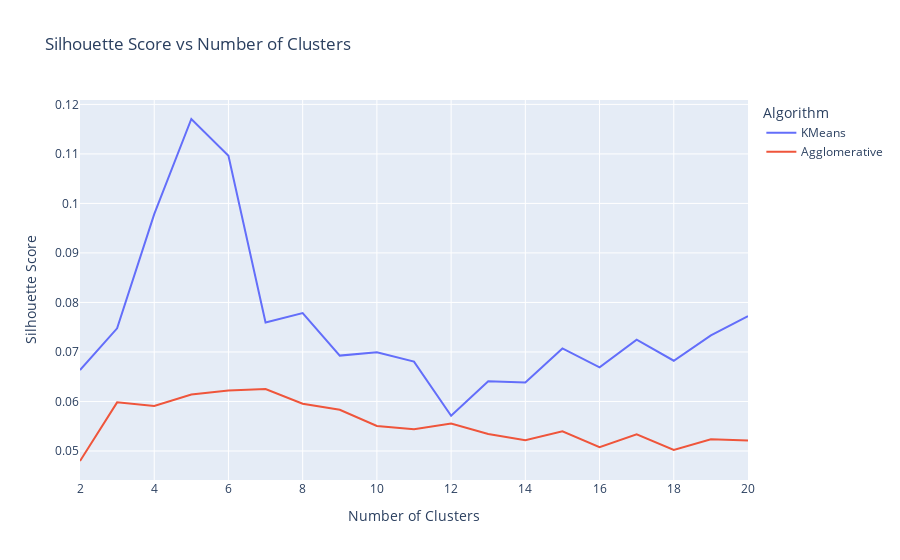
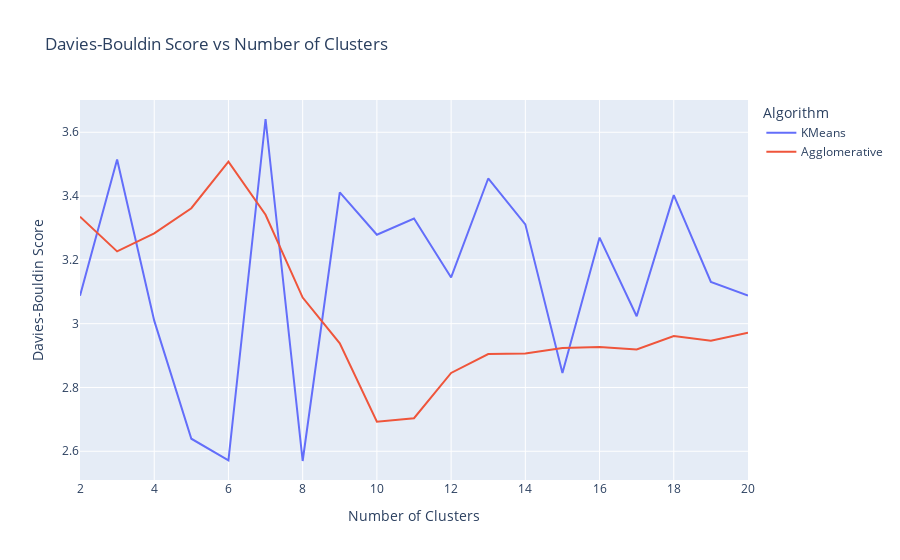

Here is the notebook cell these charts were saved with, in order:
### Code cell
# Create lists to store the results for both clustering algorithms and metrics
silhouette_results = []
davies_bouldin_results = []
cluster_numbers = []

# Number of clusters to test (from 2 to 10 for example)
cluster_range = range(2, 21)

# Loop through both KMeans and Agglomerative Clustering
for algorithm in ['KMeans', 'Agglomerative']:
    for n_clusters in cluster_range:
        
        # Fit the selected clustering algorithm
        if algorithm == 'KMeans':
            model = KMeans(n_clusters=n_clusters)
        elif algorithm == 'Agglomerative':
            model = AgglomerativeClustering(n_clusters=n_clusters)
        
        # Fit the model to the PCA data (assumed PCA data in df_pca)
        model.fit(df_pca_40)
        
        # Get the predicted labels (clusters)
        labels = model.labels_
        
        # Compute the evaluation metrics
        silhouette = silhouette_score(df_pca_40, labels)
        davies_bouldin = davies_bouldin_score(df_pca_40, labels)
        
        # Store the results for plotting
        silhouette_results.append(silhouette)
        davies_bouldin_results.append(davies_bouldin)
        cluster_numbers.append(n_clusters)

# Create a DataFrame for the results
results_df = pd.DataFrame({
    'Cluster Number': cluster_numbers,
    'Silhouette Score': silhouette_results,
    'Davies-Bouldin Score': davies_bouldin_results,
    'Algorithm': ['KMeans']*len(cluster_range) + ['Agglomerative']*len(cluster_range)
})

# Plotting the results using Plotly Express
fig = px.line(results_df, x='Cluster Number', y='Silhouette Score', color='Algorithm', 
              title="Silhouette Score vs Number of Clusters", labels={'Silhouette Score': 'Silhouette Score', 'Cluster Number': 'Number of Clusters'})

fig.show()

# Plotting the Davies-Bouldin Score using Plotly Express
fig2 = px.line(results_df, x='Cluster Number', y='Davies-Bouldin Score', color='Algorithm', 
               title="Davies-Bouldin Score vs Number of Clusters", labels={'Davies-Bouldin Score': 'Davies-Bouldin Score', 'Cluster Number': 'Number of Clusters'})

fig2.show()

### Figure 1 — Plotly figure (JSON) as saved in the notebook; plotly's stock layout.template omitted (floating-point values rounded to 4 significant figures)
{"data": [{"hovertemplate": "Algorithm=KMeans<br>Number of Clusters=%{x}<br>Silhouette Score=%{y}<extra></extra>", "legendgroup": "KMeans", "line": {"color": "#636efa", "dash": "solid"}, "marker": {"symbol": "circle"}, "mode": "lines", "name": "KMeans", "orientation": "v", "showlegend": true, "type": "scatter", "x": [2, 3, 4, 5, 6, 7, 8, 9, 10, 11, 12, 13, 14, 15, 16, 17, 18, 19, 20], "xaxis": "x", "y": [0.06635, 0.07477, 0.09782, 0.1171, 0.1096, 0.07596, 0.07785, 0.06926, 0.06995, 0.06805, 0.05712, 0.0641, 0.06385, 0.07071, 0.06689, 0.0725, 0.06823, 0.07336, 0.07721], "yaxis": "y"}, {"hovertemplate": "Algorithm=Agglomerative<br>Number of Clusters=%{x}<br>Silhouette Score=%{y}<extra></extra>", "legendgroup": "Agglomerative", "line": {"color": "#EF553B", "dash": "solid"}, "marker": {"symbol": "circle"}, "mode": "lines", "name": "Agglomerative", "orientation": "v", "showlegend": true, "type": "scatter", "x": [2, 3, 4, 5, 6, 7, 8, 9, 10, 11, 12, 13, 14, 15, 16, 17, 18, 19, 20], "xaxis": "x", "y": [0.04798, 0.05982, 0.05909, 0.06141, 0.06221, 0.0625, 0.05955, 0.05832, 0.05504, 0.05437, 0.05552, 0.05345, 0.05218, 0.05396, 0.05075, 0.05338, 0.05022, 0.05235, 0.05209], "yaxis": "y"}], "layout": {"legend": {"title": {"text": "Algorithm"}, "tracegroupgap": 0}, "title": {"text": "Silhouette Score vs Number of Clusters"}, "xaxis": {"anchor": "y", "domain": [0, 1], "title": {"text": "Number of Clusters"}}, "yaxis": {"anchor": "x", "domain": [0, 1], "title": {"text": "Silhouette Score"}}}}

### Figure 2 — Plotly figure (JSON) as saved in the notebook; plotly's stock layout.template omitted (floating-point values rounded to 4 significant figures)
{"data": [{"hovertemplate": "Algorithm=KMeans<br>Number of Clusters=%{x}<br>Davies-Bouldin Score=%{y}<extra></extra>", "legendgroup": "KMeans", "line": {"color": "#636efa", "dash": "solid"}, "marker": {"symbol": "circle"}, "mode": "lines", "name": "KMeans", "orientation": "v", "showlegend": true, "type": "scatter", "x": [2, 3, 4, 5, 6, 7, 8, 9, 10, 11, 12, 13, 14, 15, 16, 17, 18, 19, 20], "xaxis": "x", "y": [3.088, 3.515, 3.009, 2.639, 2.571, 3.642, 2.57, 3.411, 3.279, 3.33, 3.145, 3.455, 3.311, 2.846, 3.27, 3.023, 3.403, 3.131, 3.088], "yaxis": "y"}, {"hovertemplate": "Algorithm=Agglomerative<br>Number of Clusters=%{x}<br>Davies-Bouldin Score=%{y}<extra></extra>", "legendgroup": "Agglomerative", "line": {"color": "#EF553B", "dash": "solid"}, "marker": {"symbol": "circle"}, "mode": "lines", "name": "Agglomerative", "orientation": "v", "showlegend": true, "type": "scatter", "x": [2, 3, 4, 5, 6, 7, 8, 9, 10, 11, 12, 13, 14, 15, 16, 17, 18, 19, 20], "xaxis": "x", "y": [3.335, 3.227, 3.283, 3.362, 3.508, 3.341, 3.082, 2.938, 2.693, 2.704, 2.846, 2.905, 2.906, 2.924, 2.927, 2.919, 2.961, 2.946, 2.971], "yaxis": "y"}], "layout": {"legend": {"title": {"text": "Algorithm"}, "tracegroupgap": 0}, "title": {"text": "Davies-Bouldin Score vs Number of Clusters"}, "xaxis": {"anchor": "y", "domain": [0, 1], "title": {"text": "Number of Clusters"}}, "yaxis": {"anchor": "x", "domain": [0, 1], "title": {"text": "Davies-Bouldin Score"}}}}
